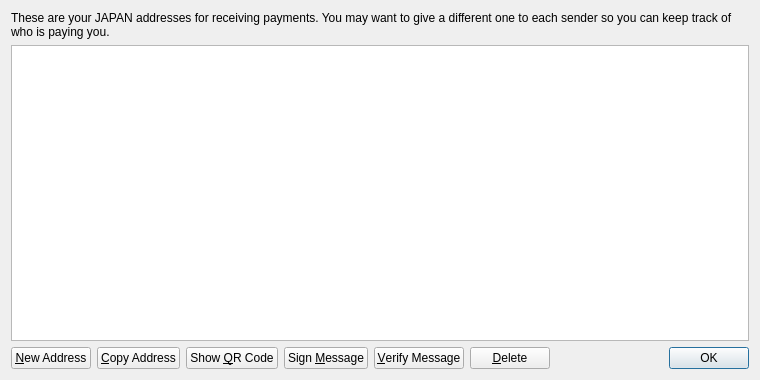
<?xml version="1.0" encoding="UTF-8"?>
<ui version="4.0">
 <class>AddressBookPage</class>
 <widget class="QWidget" name="AddressBookPage">
  <property name="geometry">
   <rect>
    <x>0</x>
    <y>0</y>
    <width>760</width>
    <height>380</height>
   </rect>
  </property>
  <property name="windowTitle">
   <string>Address Book</string>
  </property>
  <layout class="QVBoxLayout" name="verticalLayout">
   <item>
    <widget class="QLabel" name="labelExplanation">
     <property name="text">
      <string>These are your JAPAN addresses for receiving payments. You may want to give a different one to each sender so you can keep track of who is paying you.</string>
     </property>
     <property name="textFormat">
      <enum>Qt::PlainText</enum>
     </property>
     <property name="wordWrap">
      <bool>true</bool>
     </property>
    </widget>
   </item>
   <item>
    <widget class="QTableView" name="tableView">
     <property name="contextMenuPolicy">
      <enum>Qt::CustomContextMenu</enum>
     </property>
     <property name="toolTip">
      <string>Double-click to edit address or label</string>
     </property>
     <property name="tabKeyNavigation">
      <bool>false</bool>
     </property>
     <property name="alternatingRowColors">
      <bool>true</bool>
     </property>
     <property name="selectionMode">
      <enum>QAbstractItemView::SingleSelection</enum>
     </property>
     <property name="selectionBehavior">
      <enum>QAbstractItemView::SelectRows</enum>
     </property>
     <property name="sortingEnabled">
      <bool>true</bool>
     </property>
     <attribute name="verticalHeaderVisible">
      <bool>false</bool>
     </attribute>
    </widget>
   </item>
   <item>
    <layout class="QHBoxLayout" name="horizontalLayout">
     <item>
      <widget class="QPushButton" name="newAddressButton">
       <property name="toolTip">
        <string>Create a new address</string>
       </property>
       <property name="text">
        <string>&amp;New Address</string>
       </property>
       <property name="icon">
        <iconset resource="../bitcoin.qrc">
         <normaloff>:/icons/add</normaloff>:/icons/add</iconset>
       </property>
      </widget>
     </item>
     <item>
      <widget class="QPushButton" name="copyToClipboard">
       <property name="toolTip">
        <string>Copy the currently selected address to the system clipboard</string>
       </property>
       <property name="text">
        <string>&amp;Copy Address</string>
       </property>
       <property name="icon">
        <iconset resource="../bitcoin.qrc">
         <normaloff>:/icons/editcopy</normaloff>:/icons/editcopy</iconset>
       </property>
      </widget>
     </item>
     <item>
      <widget class="QPushButton" name="showQRCode">
       <property name="text">
        <string>Show &amp;QR Code</string>
       </property>
       <property name="icon">
        <iconset resource="../bitcoin.qrc">
         <normaloff>:/icons/qrcode</normaloff>:/icons/qrcode</iconset>
       </property>
      </widget>
     </item>
     <item>
      <widget class="QPushButton" name="signMessage">
       <property name="toolTip">
        <string>Sign a message to prove you own a JAPAN address</string>
       </property>
       <property name="text">
        <string>Sign &amp;Message</string>
       </property>
       <property name="icon">
        <iconset resource="../bitcoin.qrc">
         <normaloff>:/icons/edit</normaloff>:/icons/edit</iconset>
       </property>
      </widget>
     </item>
     <item>
      <widget class="QPushButton" name="verifyMessage">
       <property name="toolTip">
        <string>Verify a message to ensure it was signed with a specified JAPAN address</string>
       </property>
       <property name="text">
        <string>&amp;Verify Message</string>
       </property>
       <property name="icon">
        <iconset resource="../bitcoin.qrc">
         <normaloff>:/icons/transaction_0</normaloff>:/icons/transaction_0</iconset>
       </property>
      </widget>
     </item>
     <item>
      <widget class="QPushButton" name="deleteButton">
       <property name="toolTip">
        <string>Delete the currently selected address from the list</string>
       </property>
       <property name="text">
        <string>&amp;Delete</string>
       </property>
       <property name="icon">
        <iconset resource="../bitcoin.qrc">
         <normaloff>:/icons/remove</normaloff>:/icons/remove</iconset>
       </property>
      </widget>
     </item>
     <item>
      <spacer name="horizontalSpacer">
       <property name="orientation">
        <enum>Qt::Horizontal</enum>
       </property>
       <property name="sizeHint" stdset="0">
        <size>
         <width>40</width>
         <height>20</height>
        </size>
       </property>
      </spacer>
     </item>
     <item>
      <widget class="QDialogButtonBox" name="buttonBox">
       <property name="sizePolicy">
        <sizepolicy hsizetype="Maximum" vsizetype="Fixed">
         <horstretch>0</horstretch>
         <verstretch>0</verstretch>
        </sizepolicy>
       </property>
       <property name="standardButtons">
        <set>QDialogButtonBox::Ok</set>
       </property>
      </widget>
     </item>
    </layout>
   </item>
  </layout>
 </widget>
 <resources>
  <include location="../bitcoin.qrc"/>
 </resources>
 <connections/>
</ui>
